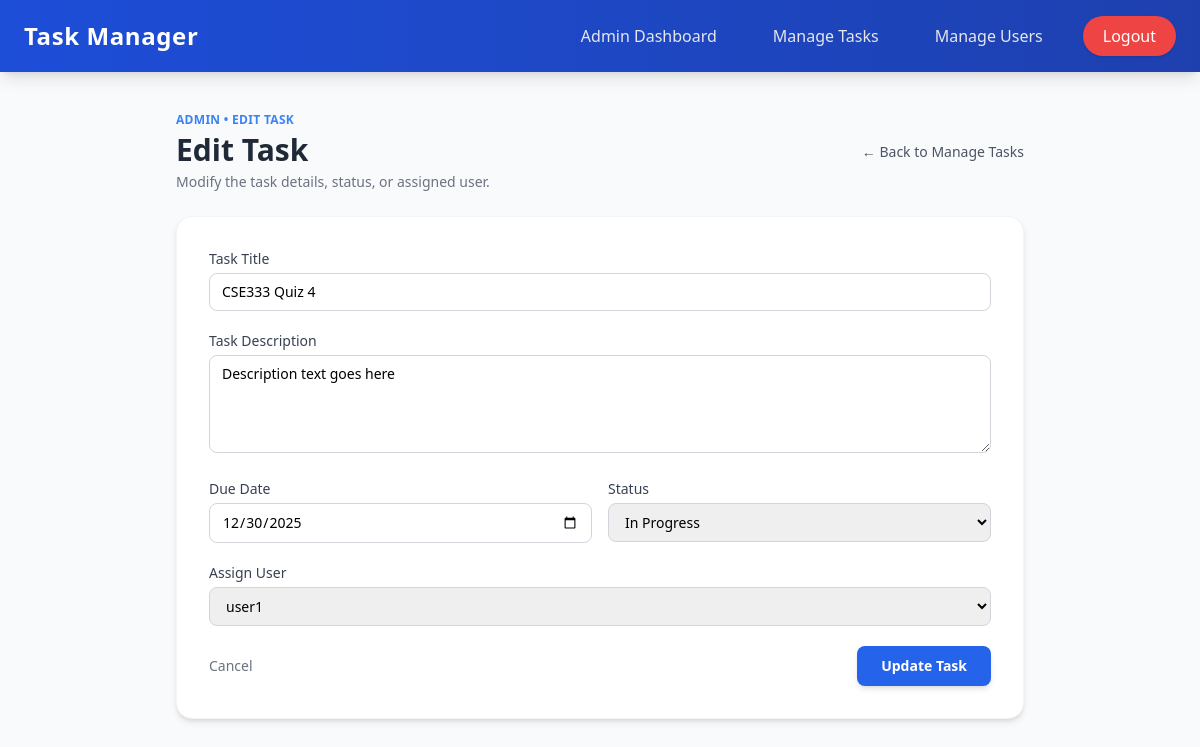
The app's page /admin/edit_task.php?id=8 (signed in) with its own data.
### tables this page shows
CREATE TABLE `tasks` (
  `id` int(6) UNSIGNED NOT NULL,
  `title` varchar(255) NOT NULL,
  `due_date` date NOT NULL,
  `status` enum('pending','in-progress','completed') DEFAULT 'pending',
  `created_at` timestamp NOT NULL DEFAULT current_timestamp(),
  `user_id` int(6) UNSIGNED DEFAULT NULL,
  `progress` int(3) DEFAULT 0,
  `description` text DEFAULT NULL
);

CREATE TABLE `users` (
  `id` int(6) UNSIGNED NOT NULL,
  `username` varchar(50) NOT NULL,
  `email` varchar(100) NOT NULL,
  `password` varchar(255) NOT NULL,
  `role` enum('user','admin') DEFAULT 'user',
  `created_at` timestamp NOT NULL DEFAULT current_timestamp(),
  `name` varchar(255) DEFAULT NULL
);

### admin/edit_task.php (the view, shortened to what this page needs)
<?php
include('../includes/db.php');
$task_id = (int) $_GET['id'];
$sql  = "SELECT * FROM tasks WHERE id = ?";
$stmt = $conn->prepare($sql);
$stmt->bind_param("i", $task_id);
$stmt->execute();
$result = $stmt->get_result();
if ($result->num_rows > 0) {
    $task = $result->fetch_assoc();
} else {
    echo "Task not found.";
    exit();
}
$user_sql    = "SELECT id, username FROM users";
$user_result = $conn->query($user_sql);
$users       = [];
while ($row = $user_result->fetch_assoc()) {
    $users[] = $row;
}
?>
<!DOCTYPE html>
<html lang="en">
<head>
    <script src="https://cdn.tailwindcss.com"></script>
</head>
<body class="bg-gray-50 min-h-screen">
    <?php include('../includes/navbar.php'); ?>
    <div class="max-w-4xl mx-auto px-6 pb-12">
        <header class="pt-10 pb-6 flex flex-col gap-3 sm:flex-row sm:items-center sm:justify-between">
            <div>
                <p class="text-xs uppercase tracking-wide text-blue-500 font-semibold mb-1">
                    Admin • Edit Task
                </p>
                <h1 class="text-2xl sm:text-3xl font-bold text-gray-800">
                    Edit Task
                </h1>
                <p class="text-sm text-gray-500 mt-1">
                    Modify the task details, status, or assigned user.
                </p>
            </div>
            <a href="manage_tasks.php"
               class="inline-flex items-center gap-2 text-sm text-gray-600 hover:text-gray-800">
                ← Back to Manage Tasks
            </a>
        </header>
        <div class="bg-white p-8 rounded-2xl shadow-md border border-gray-100">
            <form action="edit_task.php?id=<?= (int) $task['id']; ?>" method="POST" class="space-y-5">
                <div>
                    <label for="title" class="block text-sm font-medium text-gray-700 mb-1">Task Title</label>
                    <input
                        type="text"
                        name="title"
                        id="title"
                        value="<?= htmlspecialchars($task['title']); ?>"
                        class="w-full px-3 py-2 border border-gray-300 rounded-lg text-sm focus:outline-none focus:ring-2 focus:ring-blue-500"
                        required
                    >
                </div>
                <div>
                    <label for="description" class="block text-sm font-medium text-gray-700 mb-1">Task Description</label>
                    <textarea
                        name="description"
                        id="description"
                        rows="4"
                        class="w-full px-3 py-2 border border-gray-300 rounded-lg text-sm focus:outline-none focus:ring-2 focus:ring-blue-500"
                        placeholder="Optional details about the task..."><?= htmlspecialchars($task['description']); ?></textarea>
                </div>
                <div class="grid grid-cols-1 sm:grid-cols-2 gap-4">
                    <div>
                        <label for="due_date" class="block text-sm font-medium text-gray-700 mb-1">Due Date</label>
                        <input
                            type="date"
                            name="due_date"
                            id="due_date"
                            value="<?= htmlspecialchars($task['due_date']); ?>"
                            class="w-full px-3 py-2 border border-gray-300 rounded-lg text-sm focus:outline-none focus:ring-2 focus:ring-blue-500"
                            required
                        >
                    </div>
                    <div>
                        <label for="status" class="block text-sm font-medium text-gray-700 mb-1">Status</label>
                        <select
                            name="status"
                            id="status"
                            class="w-full px-3 py-2 border border-gray-300 rounded-lg text-sm focus:outline-none focus:ring-2 focus:ring-blue-500"
                        >
                            <option value="in-progress" <?= $task['status'] === 'in-progress' ? 'selected' : ''; ?>>In Progress</option>
                        </select>
                    </div>
                </div>
                <div>
                    <label for="assigned_user" class="block text-sm font-medium text-gray-700 mb-1">Assign User</label>
                    <select
                        name="assigned_user"
                        id="assigned_user"
                        class="w-full px-3 py-2 border border-gray-300 rounded-lg text-sm focus:outline-none focus:ring-2 focus:ring-blue-500"
                        required
                    >
                        <?php foreach ($users as $user): ?>
                            <option
                                value="<?= (int) $user['id']; ?>"
                                <?= $user['id'] == $task['user_id'] ? 'selected' : ''; ?>>
                                <?= htmlspecialchars($user['username']); ?>
                            </option>
                        <?php endforeach; ?>
                    </select>
                </div>
                <div class="flex items-center justify-between mt-4">
                    <a href="manage_tasks.php"
                       class="text-sm text-gray-500 hover:text-gray-700">
                        Cancel
                    </a>
                    <button
                        type="submit"
                        class="inline-flex items-center px-6 py-2.5 bg-blue-600 hover:bg-blue-700 text-white text-sm font-semibold rounded-lg shadow-md transition">
                        Update Task
                    </button>
                </div>
            </form>
        </div>
    </div>
</body>
</html>

### records on screen
tasks: title "CSE333 Quiz 4", description "Description text goes here", due_date "12/30/2025", status "In Progress", assigned_user "user1"
